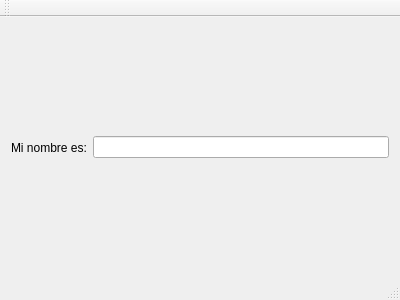
<?xml version="1.0" encoding="UTF-8"?>
<ui version="4.0">
 <class>MainWindow</class>
 <widget class="QMainWindow" name="MainWindow">
  <property name="geometry">
   <rect>
    <x>0</x>
    <y>0</y>
    <width>400</width>
    <height>300</height>
   </rect>
  </property>
  <property name="windowTitle">
   <string>MainWindow</string>
  </property>
  <widget class="QWidget" name="centralWidget">
   <layout class="QHBoxLayout" name="horizontalLayout">
    <item>
     <widget class="QLabel" name="label">
      <property name="text">
       <string>Mi nombre es:</string>
      </property>
     </widget>
    </item>
    <item>
     <widget class="QLineEdit" name="lineEdit"/>
    </item>
   </layout>
  </widget>
  <widget class="QMenuBar" name="menuBar">
   <property name="geometry">
    <rect>
     <x>0</x>
     <y>0</y>
     <width>400</width>
     <height>30</height>
    </rect>
   </property>
  </widget>
  <widget class="QToolBar" name="mainToolBar">
   <attribute name="toolBarArea">
    <enum>TopToolBarArea</enum>
   </attribute>
   <attribute name="toolBarBreak">
    <bool>false</bool>
   </attribute>
  </widget>
  <widget class="QStatusBar" name="statusBar"/>
 </widget>
 <layoutdefault spacing="6" margin="11"/>
 <resources/>
 <connections/>
</ui>
